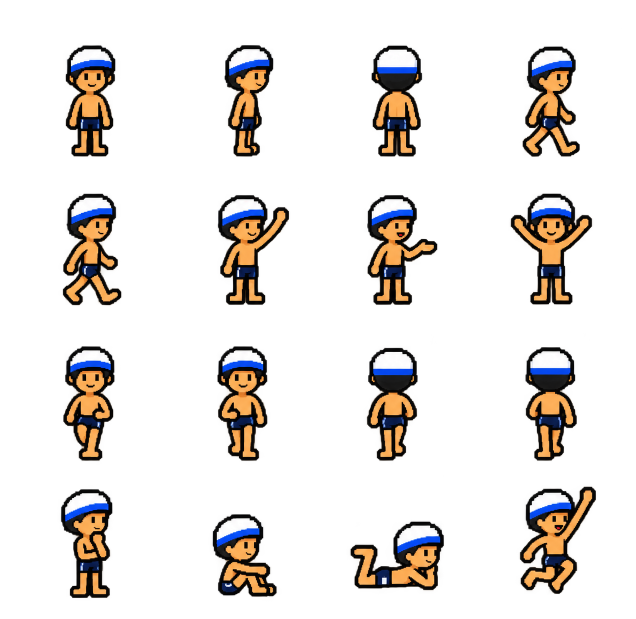
#> input picture src/assets/player_swim_sheet.webp, 1272 x 1237 px, found by its file name (shown at 1/2 size)
$ python process_player_sheet.py src/assets/player_swim_sheet.webp swim
#> lines starting #> are read from the running program, lines starting #| are printed output that depends on the picture; after the words box and inside, x2 and y2 are one past the last pixel; in counts of white or black regions, pixels touching at a corner belong together
### scripts/process_npc.py
"""Cut an NPC 4x4 sprite sheet (transparent PNG) into game-ready frames.

Usage:
  python scripts/process_npc.py src/assets/npc_barista_sheet.webp barista [scale]
  (scale 1.5 for close-up rooms like the café; default 1)

Writes public/sprites/npc/<name>/<pose>.webp and public/sprites/npc/<name>/manifest.json.
Poses are auto-detected (no hand-measured crop boxes), read row by row, left to right.
Pose names come from docs/characters/<name>/character.json → "sheetPoses" / "standPoses"
when present (each NPC can have its own special poses), otherwise the barista list below.
Frames are scaled so the idle pose matches the player's idle height (75px × scale).
"""
import json
import os
import sys

import numpy as np
from PIL import Image
from scipy import ndimage

POSES = [
    'idle', 'side_idle', 'back_idle', 'walk1',
    'walk2', 'wave', 'talk', 'happy',
    'thinking', 'wai', 'pour', 'serve',
    'read', 'idea', 'point', 'blink',
]
STAND_POSES = {'idle', 'side_idle', 'back_idle', 'walk1', 'walk2', 'thinking', 'wai', 'serve', 'read', 'blink'}
TARGET_IDLE_HEIGHT = 75.0   # player idle height at 1x (scripts/process_assets.py)
ALPHA_CUTOFF = 40           # drop faint anti-alias noise around the edges

ROOT = os.path.dirname(os.path.dirname(os.path.abspath(__file__)))


def detect_cells(alpha: np.ndarray):
    # Try a generous merge first; if two poses touch (e.g. a jump arm reaching the cell
    # above) fall back to a tighter merge so every grid cell still gives one pose.
    for it in (8, 4, 2):
        cells = _detect_cells(alpha, it)
        if len(cells) == 16:
            return cells
    return cells


def _detect_cells(alpha: np.ndarray, iterations: int):
    fg = alpha > ALPHA_CUTOFF
    lab, _ = ndimage.label(ndimage.binary_dilation(fg, iterations=iterations))
    boxes = [s for s in ndimage.find_objects(lab)
             if (s[0].stop - s[0].start) * (s[1].stop - s[1].start) > 2000]
    # Merge pieces that belong to the same grid cell (e.g. a whistle's sound lines or a
    # water splash that is not touching the body) so each cell gives exactly one pose.
    row_h, col_w = alpha.shape[0] / 4, alpha.shape[1] / 4
    cells = {}
    for s in boxes:
        key = (int(((s[0].start + s[0].stop) / 2) // row_h), int(((s[1].start + s[1].stop) / 2) // col_w))
        if key in cells:
            o = cells[key]
            s = (slice(min(o[0].start, s[0].start), max(o[0].stop, s[0].stop)),
                 slice(min(o[1].start, s[1].start), max(o[1].stop, s[1].stop)))
        cells[key] = s
    return [cells[k] for k in sorted(cells)]


# [62 lines left out: functions head_center_x, load_poses, main, not called in this run]


# [4 lines that do not run on import are left out]

### scripts/process_player_sheet.py
"""Cut a PLAYER 4x4 sheet drawn with the body-standard prompt (lifeguard style) into game frames.

Usage:
  python scripts/process_player_sheet.py src/assets/player_swim_sheet.webp swim
  python scripts/process_player_sheet.py src/assets/outfit_cafe_sheet.webp cafe
  python scripts/process_player_sheet.py src/assets/outfit_pajamas_sheet.webp pajamas
  python scripts/process_player_sheet.py src/assets/outfit_cafe_sheet.webp town 1
  (optional 3rd argument: scale for outfits, default 2 = café / My Room size; 1 = pool / town size)

Sheet order (docs: characters/body-standard.md), row by row:
  idle, side_idle, back_idle, walk1 / walk2, wave, talk, happy /
  walk_down1, walk_down2, walk_up1, walk_up2 / thinking, sit, lie, jump
(Older outfit sheets with the walk row LAST use scripts/process_outfit.py instead.)

swim    -> public/sprites/land/ (1x, pool) + character_manifest.json "land"
           and public/sprites/land_2_0x/ (2x, close-up rooms) + its manifest.json
cafe / pajamas -> public/sprites/outfits/<name>/ (2x)
Standing/walking poses share one canvas (48x82 at 1x, 96x160 at 2x), idle height 75 px x scale,
so switching outfits never changes the player's size. Water sprites are not touched.
"""
import json
import os
import sys

import numpy as np
from PIL import Image

sys.path.insert(0, os.path.dirname(os.path.abspath(__file__)))
from process_npc import ALPHA_CUTOFF, detect_cells  # noqa: E402

POSES = [
    'idle', 'side_idle', 'back_idle', 'walk1',
    'walk2', 'wave', 'talk', 'happy',
    'walk_down1', 'walk_down2', 'walk_up1', 'walk_up2',
    'thinking', 'sit', 'lie', 'jump',
]
STAND = {'idle', 'side_idle', 'back_idle', 'walk1', 'walk2', 'thinking',
         'walk_down1', 'walk_down2', 'walk_up1', 'walk_up2'}
ROOT = os.path.dirname(os.path.dirname(os.path.abspath(__file__)))


def cut(src: str):
    sheet = Image.open(src).convert('RGBA')
    arr = np.array(sheet)
    arr[..., 3] = np.where(arr[..., 3] < ALPHA_CUTOFF, 0, arr[..., 3])
    sheet = Image.fromarray(arr)
    boxes = detect_cells(arr[..., 3])
    if len(boxes) != len(POSES):
        sys.exit(f'Expected {len(POSES)} poses, found {len(boxes)} — check the sheet.')
    crops = {}
    for pose, s in zip(POSES, boxes):
        cell = sheet.crop((s[1].start, s[0].start, s[1].stop, s[0].stop))
        crops[pose] = cell.crop(cell.getbbox())
    return crops


SQUEEZE_X = float(os.environ.get('SQUEEZE_X', '1'))


def write(crops, out_dir: str, url_dir: str, k: float) -> dict:
    target_idle = 75.0 * k
    canvas = (round(32 * target_idle / 50), round(52 * target_idle / 50) + 4)
    scale = target_idle / crops['idle'].height
    os.makedirs(out_dir, exist_ok=True)
    manifest = {}
    for pose, c in crops.items():
        # SQUEEZE_X=0.87 → narrower (an AI sheet that came out wider than the v3 body; height unchanged)
        img = c.resize((max(1, round(c.width * scale * SQUEEZE_X)), max(1, round(c.height * scale))),
                       Image.Resampling.LANCZOS)
        if pose in STAND:
            cw, ch = max(canvas[0], img.width), max(canvas[1], img.height)
            can = Image.new('RGBA', (cw, ch), (0, 0, 0, 0))
            can.paste(img, ((cw - img.width) // 2, ch - img.height), img)
            img = can
        img.save(os.path.join(out_dir, f'{pose}.webp'), 'WEBP', lossless=True)
        manifest[pose] = {'width': img.width, 'height': img.height, 'path': f'{url_dir}/{pose}.webp'}
    return manifest


def main(src: str, name: str, k: float = 2.0) -> None:
    crops = cut(src)
#> in cut, sheet is the input picture: PIL image 1272x1237 RGBA; mean R, G, B, A 22.3, 17.4, 14.1, 42.9
#> in cut, `arr[..., 3] = np.where(arr[..., 3] < ALPHA_CUTOFF, 0, arr[..., 3])`: arr: shape (1237, 1272, 4); 4.09% of pixels changed, all inside (x1, y1, x2, y2) = (53, 37, 1250, 1205)
#> the loop in detect_cells, `for it in (8, 4, 2):` made 1 pass
#> pass 1, in _detect_cells, `fg = alpha > ALPHA_CUTOFF`:
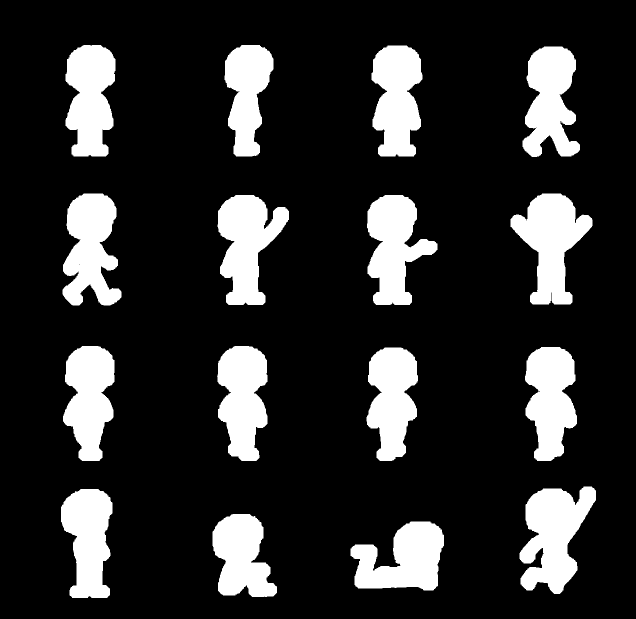
#> fg: shape (1237, 1272) bool (shown at 1/2 size); 17.5% white; 16 white regions, largest, box (x1, y1, x2, y2) and area: (1039, 973, 1192, 1188) 19814, (1021, 387, 1185, 609) 19168, (435, 390, 578, 610) 18608
#> pass 1, in _detect_cells, `lab, _ = ndimage.label(ndimage.binary_dilation(fg, iterations=iteratio..`:
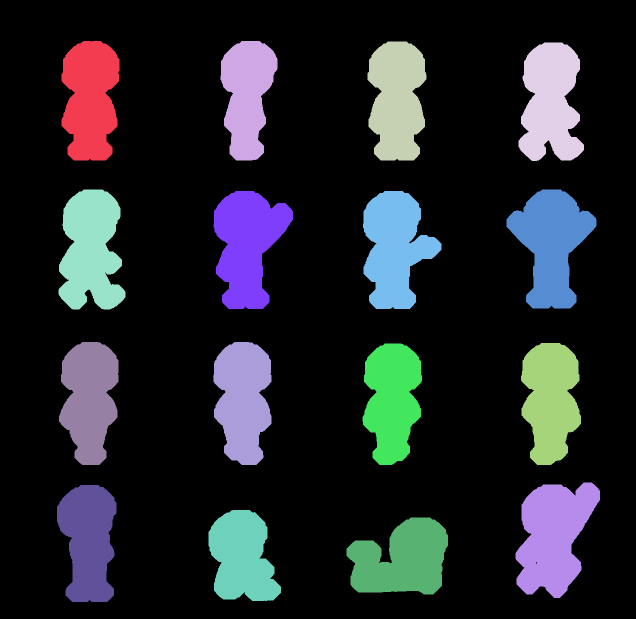
#> lab: shape (1237, 1272) int32 (shown at 1/2 size); 17 distinct labels, from 0 to 16; one colour per label, 0 black
#> after the loop in detect_cells, `for it in (8, 4, 2):`:
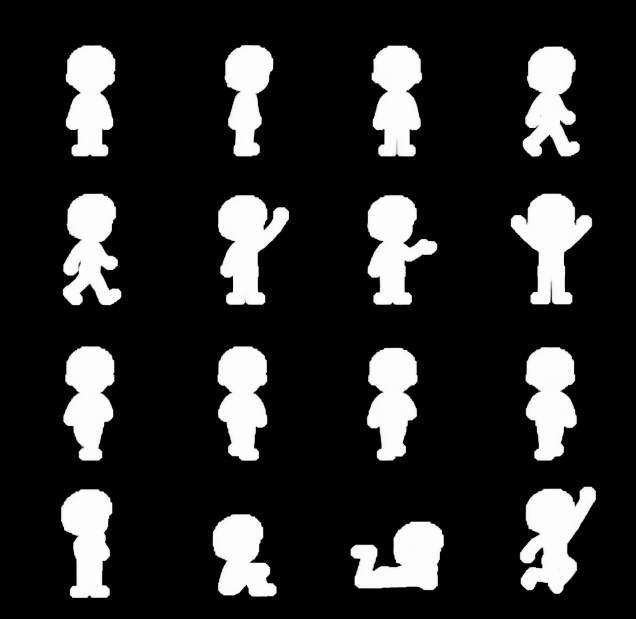
#> alpha: shape (1237, 1272) (shown at 1/2 size); min 0, max 255, mean 42.8
#> in cut, `boxes = detect_cells(arr[..., 3])`: boxes = 16 items
#> the loop in cut, `for pose, s in zip(POSES, boxes):` made 16 passes
#> pose on passes 1 to 12: 'idle', 'side_idle', 'back_idle', 'walk1', 'walk2', 'wave', 'talk', 'happy', 'walk_down1', 'walk_down2', 'walk_up1', 'walk_up2'
#> pass 1, in cut, `cell = sheet.crop((s[1].start, s[0].start, s[1].stop, s[0].stop))`:
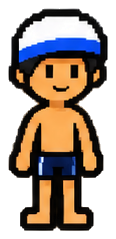
#> cell: PIL image 116x239 RGBA; mean R, G, B, A 76.5, 60.4, 47.8, 151.9; transparent parts drawn white
#> pass 3, in cut, `cell = sheet.crop((s[1].start, s[0].start, s[1].stop, s[0].stop))`:
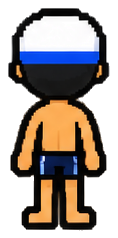
#> cell: PIL image 118x238 RGBA; mean R, G, B, A 68.7, 58, 51.2, 150.5; transparent parts drawn white
#> crops = 16 items
    sprites = os.path.join(ROOT, 'public', 'sprites')
    if name == 'swim':
        land = write(crops, os.path.join(sprites, 'land'), '/sprites/land', 1.0)
#> the loop in write, `for pose, c in crops.items():` made 16 passes
#> after the loop in write, `for pose, c in crops.items():`:
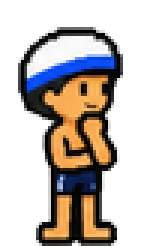
#> can: PIL image 48x82 RGBA (shown 3 times larger); mean R, G, B, A 49, 40.8, 34.9, 110.6; transparent parts drawn white
#> after the loop in write, `for pose, c in crops.items():`:
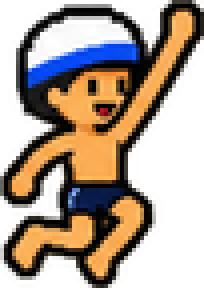
#> img: PIL image 51x72 RGBA (shown 4 times larger); mean R, G, B, A 73, 57.5, 43.5, 147.6; transparent parts drawn white
        mpath = os.path.join(sprites, 'character_manifest.json')
#> (the run stopped early here; a loop or call above may not have finished)
